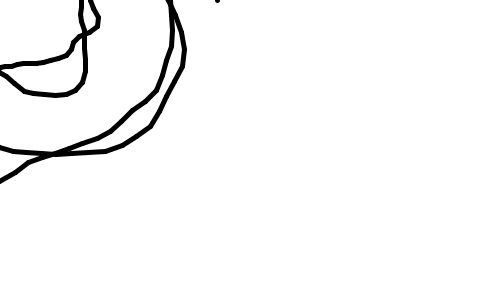
Frame 1 (no input)
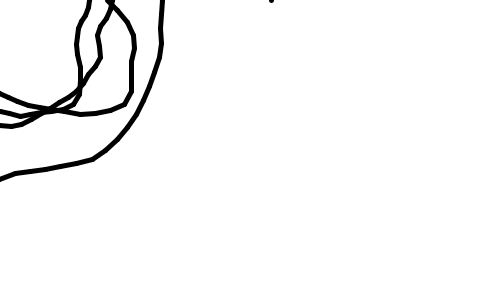
Frame 60 (the mouse pressed at the canvas centre just before this capture)
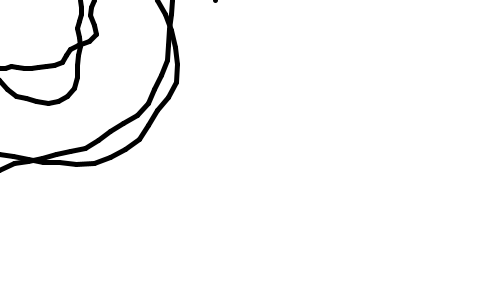
Frame 120 (the mouse held since frame 60 and released just before this capture)

The Processing sketch that drew these frames (run headless with seeded random() and noise(); from frame 60 on, the mouse is pressed at the canvas centre):

// Processing sketch: spirals
// ── spirals.pde
float radius;
float centX;
float centY;
float xnoise;
float ynoise;

void setup () {
size(500,300); 
 
strokeWeight(5); 
smooth();
float radius = 100; 
int centX = 250; 
int centY = 150;
}

void draw() {
  
background(255,25);
radius = 100;
float x, y;
float lastx = -999;
float lasty = -999;
float radiusNoise = random(10);
for (float ang = 0; ang <= 1440; ang += 5) {
radiusNoise += 0.05;  
radius += 0.5;
float thisRadius = radius + (noise(radiusNoise) * 200) - 100;
float rad = radians(ang);
x = centX + (thisRadius * cos(rad)); 
y = centY + (thisRadius * sin(rad)); 
if (lastx > -999) 
{
line(x,y,lastx,lasty); 
}
lastx = x;
lasty = y;
xnoise += .0009;
ynoise += .0009;


}
}
